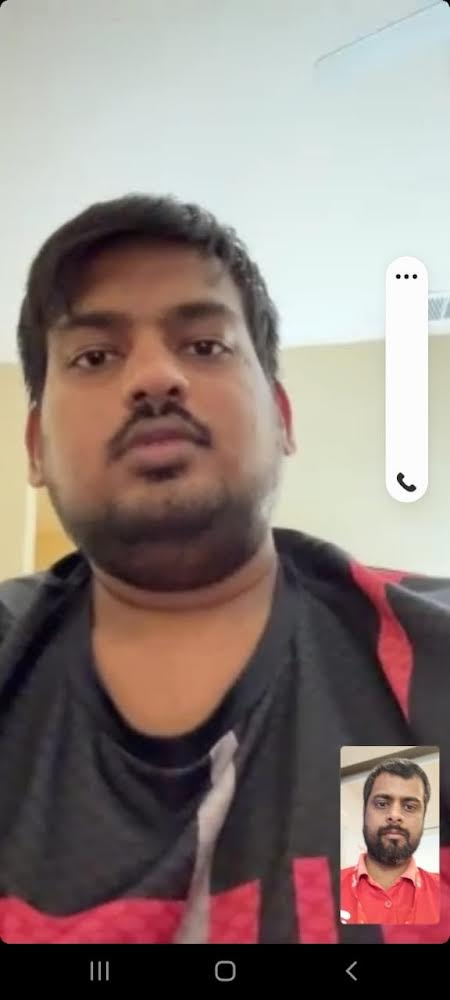
#> input picture ImageProcessor/imgs/airtel rep copy.jpg, 450 x 1000 px; its folder holds only this picture in this run
$ python photoEditor.py
#> lines starting #> are read from the running program, lines starting #| are printed output that depends on the picture
from PIL import Image, ImageEnhance, ImageFilter
import os

path = "./imgs" # folder for unedited images
pathOut = "./editedImgs" # folder for edited images

for filename in os.listdir(path):
    img = Image.open(f"{path}/{filename}")
#> img is the input picture: PIL image 450x1000 RGB; mean R, G, B 141, 126.2, 121.6

    # sharpening, BW
    edit = img.filter(ImageFilter.SHARPEN).convert('L').rotate(-90)
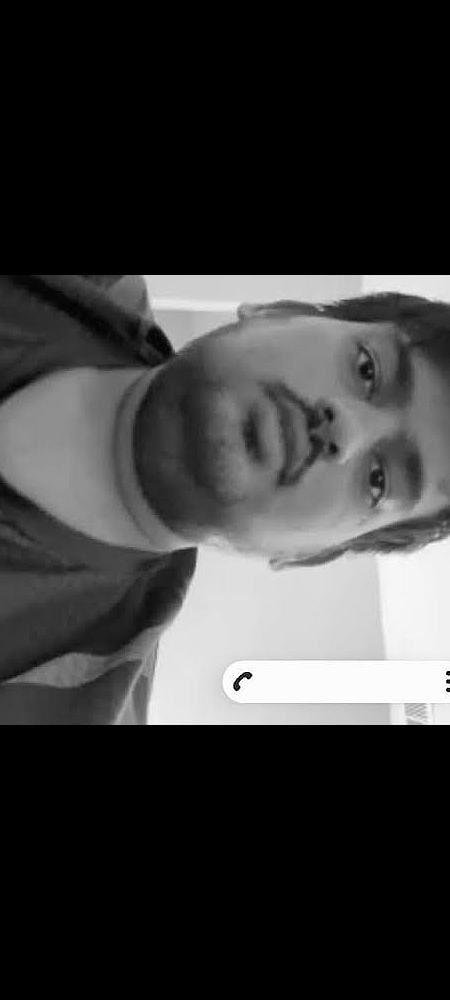
#> edit: PIL image 450x1000 L; min 0, max 255, mean 57.3

    clean_name=os.path.splitext(filename)[0]

    edit.save(f'.{pathOut}/{clean_name}_edited.jpg')
